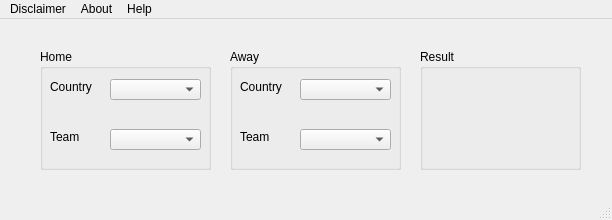
<?xml version="1.0" encoding="UTF-8"?>
<ui version="4.0">
 <class>MainWindow</class>
 <widget class="QMainWindow" name="MainWindow">
  <property name="geometry">
   <rect>
    <x>0</x>
    <y>0</y>
    <width>612</width>
    <height>220</height>
   </rect>
  </property>
  <property name="windowTitle">
   <string>G22-Football Game Result RISKY Predictor</string>
  </property>
  <widget class="QWidget" name="centralwidget">
   <widget class="QGroupBox" name="HomeBox">
    <property name="geometry">
     <rect>
      <x>40</x>
      <y>30</y>
      <width>171</width>
      <height>121</height>
     </rect>
    </property>
    <property name="title">
     <string>Home</string>
    </property>
    <widget class="QComboBox" name="HomeCountry">
     <property name="enabled">
      <bool>true</bool>
     </property>
     <property name="geometry">
      <rect>
       <x>70</x>
       <y>30</y>
       <width>91</width>
       <height>21</height>
      </rect>
     </property>
    </widget>
    <widget class="QComboBox" name="HomeTeam">
     <property name="geometry">
      <rect>
       <x>70</x>
       <y>80</y>
       <width>91</width>
       <height>21</height>
      </rect>
     </property>
    </widget>
    <widget class="QLabel" name="label">
     <property name="geometry">
      <rect>
       <x>10</x>
       <y>30</y>
       <width>58</width>
       <height>15</height>
      </rect>
     </property>
     <property name="text">
      <string>Country</string>
     </property>
    </widget>
    <widget class="QLabel" name="label_2">
     <property name="geometry">
      <rect>
       <x>10</x>
       <y>80</y>
       <width>58</width>
       <height>15</height>
      </rect>
     </property>
     <property name="text">
      <string>Team</string>
     </property>
    </widget>
   </widget>
   <widget class="QGroupBox" name="AwayBox">
    <property name="geometry">
     <rect>
      <x>230</x>
      <y>30</y>
      <width>171</width>
      <height>121</height>
     </rect>
    </property>
    <property name="title">
     <string>Away</string>
    </property>
    <widget class="QComboBox" name="AwayCountry">
     <property name="geometry">
      <rect>
       <x>70</x>
       <y>30</y>
       <width>91</width>
       <height>21</height>
      </rect>
     </property>
    </widget>
    <widget class="QComboBox" name="AwayTeam">
     <property name="geometry">
      <rect>
       <x>70</x>
       <y>80</y>
       <width>91</width>
       <height>21</height>
      </rect>
     </property>
    </widget>
    <widget class="QLabel" name="label_3">
     <property name="geometry">
      <rect>
       <x>10</x>
       <y>30</y>
       <width>58</width>
       <height>15</height>
      </rect>
     </property>
     <property name="text">
      <string>Country</string>
     </property>
    </widget>
    <widget class="QLabel" name="label_4">
     <property name="geometry">
      <rect>
       <x>10</x>
       <y>80</y>
       <width>58</width>
       <height>15</height>
      </rect>
     </property>
     <property name="text">
      <string>Team</string>
     </property>
    </widget>
   </widget>
   <widget class="QGroupBox" name="ResultBox">
    <property name="geometry">
     <rect>
      <x>420</x>
      <y>30</y>
      <width>161</width>
      <height>121</height>
     </rect>
    </property>
    <property name="title">
     <string>Result</string>
    </property>
    <widget class="QLabel" name="resultLabel">
     <property name="geometry">
      <rect>
       <x>10</x>
       <y>50</y>
       <width>141</width>
       <height>16</height>
      </rect>
     </property>
     <property name="text">
      <string/>
     </property>
    </widget>
   </widget>
  </widget>
  <widget class="QStatusBar" name="statusbar"/>
  <widget class="QMenuBar" name="menubar">
   <property name="geometry">
    <rect>
     <x>0</x>
     <y>0</y>
     <width>612</width>
     <height>25</height>
    </rect>
   </property>
   <widget class="QMenu" name="menuHelp">
    <property name="title">
     <string>Help</string>
    </property>
   </widget>
   <widget class="QMenu" name="menuAbout">
    <property name="title">
     <string>About</string>
    </property>
   </widget>
   <widget class="QMenu" name="menuDisclaimer">
    <property name="title">
     <string>Disclaimer</string>
    </property>
   </widget>
   <addaction name="menuDisclaimer"/>
   <addaction name="menuAbout"/>
   <addaction name="menuHelp"/>
  </widget>
  <action name="actionHelp">
   <property name="text">
    <string>Help</string>
   </property>
  </action>
  <action name="actionAbout">
   <property name="text">
    <string>About</string>
   </property>
  </action>
 </widget>
 <resources/>
 <connections/>
</ui>
